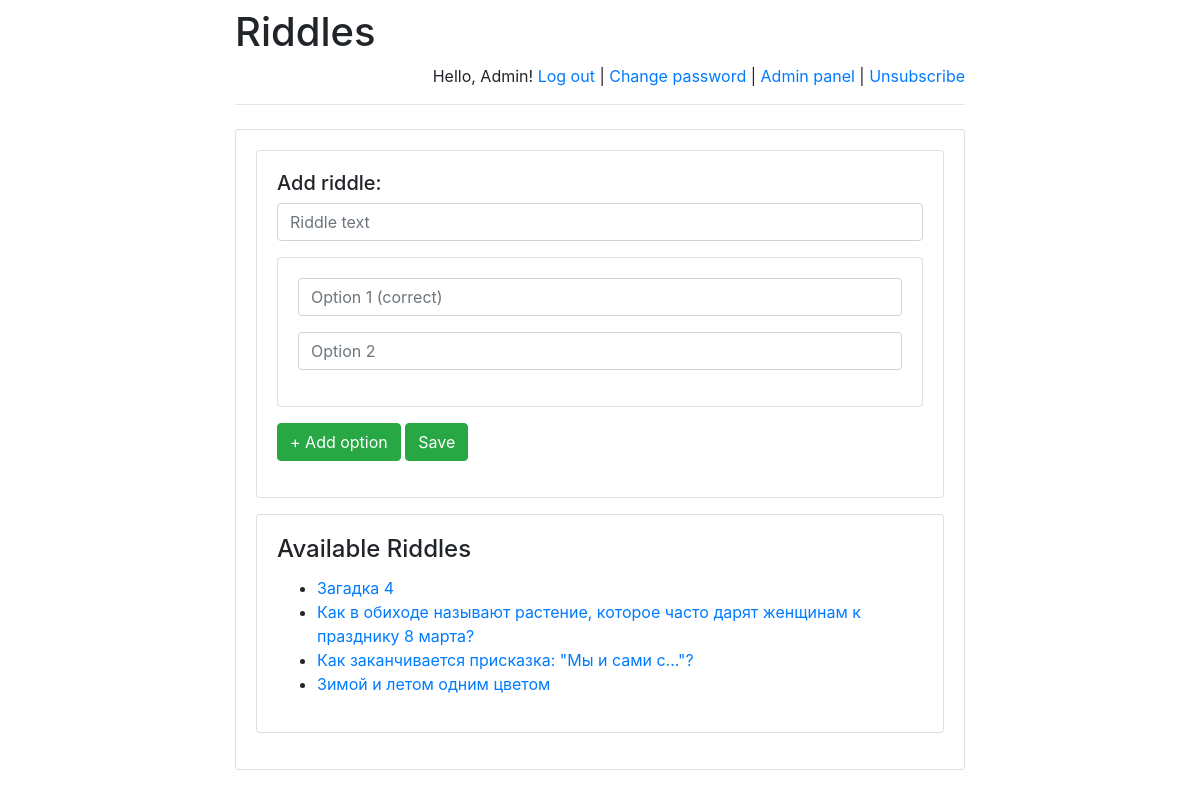
Page /riddles/admin/ (signed in) on the earlier database version.
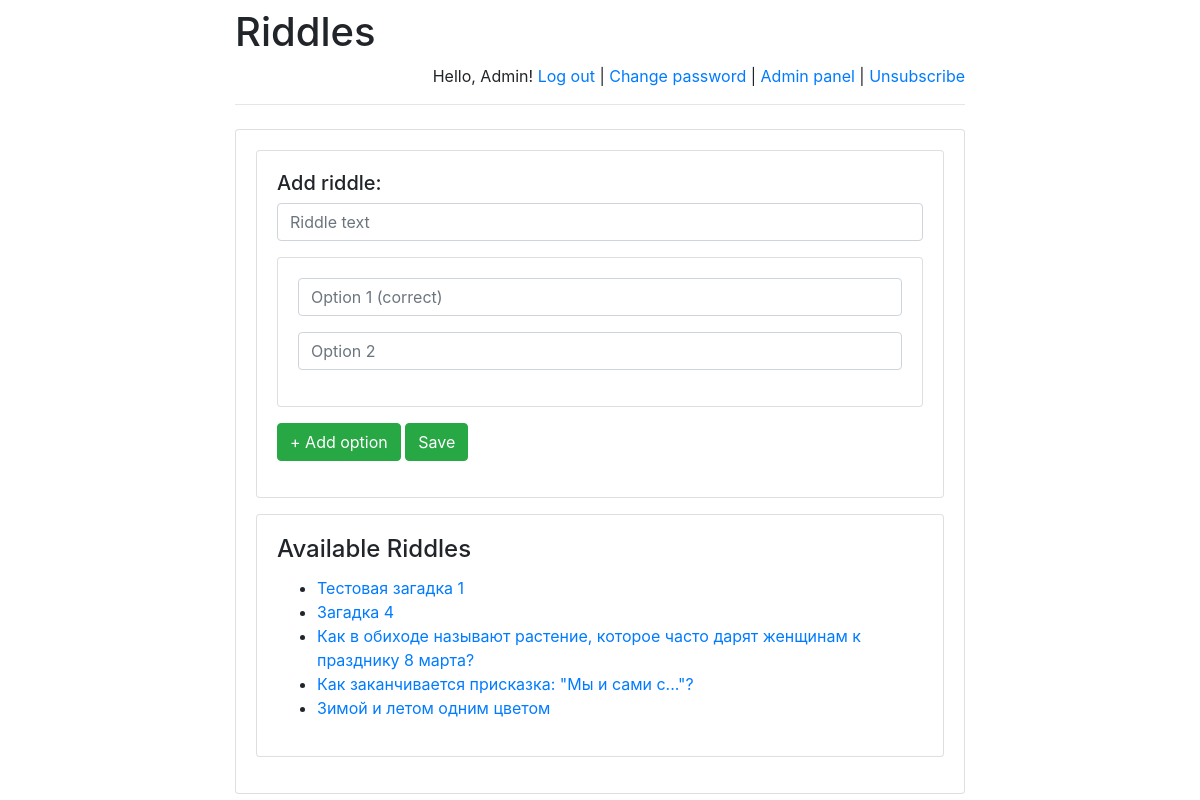
Same page on the later database version.
### riddles/models.py (models this page shows)
class Riddle(models.Model):
    riddle_text = models.CharField(max_length=255)
    pub_date = models.DateTimeField('date published')

### riddles/views.py (the view)
def admin(request):
    message = None
    if "message" in request.GET:
        message = request.GET["message"]
    return render(
        request,
        "admin.html",
        {
            "latest_riddles":
                Riddle.objects.order_by('-pub_date')[:5],
            "message": message,
        }
    )

### riddles/templates/admin.html (shortened to what this page needs)
<!DOCTYPE html>
<html lang="en">
<head>
</head>
<body>
{% extends 'base.html' %}
{% block main %}
    {% if user.is_staff %}
        <div class="card mb-3">
        <div class="card-body">
        <form action="../post_riddle/" method="post">
            <h5>Add riddle:</h5>
            <div class="mb-3">
                <input class="form-control"
                       placeholder="Riddle text"
                       name="text"
                       required/>
            </div>
            <div class="card mb-3">
            <div class="card-body" id="options_new">
                <div class="mb-3">
                    <input class="form-control"
                           placeholder="Option 1 (correct)"
                           name="option1"
                           required/>
                </div>
                <div class="mb-3">
                    <input class="form-control"
                           placeholder="Option 2"
                           name="option2"
                           required/>
                </div>
            </div>
            </div>
            <div class="mb-3">
                <button class="btn btn-success"
                        onclick="addOption('options_new', 0)"
                        type="button">
                    + Add option
                </button>
                <button class="btn btn-success">
                    Save
                </button>
            </div>
        </form>
        </div>
        </div>
        <div class="card mb-3">
        <div class="card-body">
        <h4 class="card-title">Available Riddles</h4>
        {% if latest_riddles %}
            <ul>
                {% for riddle in latest_riddles %}
                    <li>
                        <a href="/riddles/{{ riddle.id }}/">
                            {{ riddle.riddle_text }}
                        </a>
                    </li>
                {% endfor %}
            </ul>
        {% else %}
            <p>No riddles are available right now.</p>
        {% endif %}
        </div>
        </div>
    {% else %}
        <h4>Access denied.</h4>
    {% endif %}
{% endblock %}

### riddles/templates/base.html (shortened to what this page needs)
<!doctype html>
<html lang="en">
<head>
    <link rel="stylesheet"
href="https://stackpath.bootstrapcdn.com/bootstrap/4.1.3/css/bootstrap.min.css">
</head>
<body>
<div class="container">
    <div class="row justify-content-center">
        <div class="col-8">
            <h1 class="mt-2">Riddles</h1>
            {% if user.is_authenticated %}
<p class="text-right">
    Hello, {{ user.username }}!
    <a href="/riddles/logout">Log out</a> |
    <a href="/riddles/password-change">Change password</a>
    {% if user.is_staff %}
        | <a href="/riddles/admin">Admin panel</a>
    {% endif %}
    {% if user.email == '' %}
        | <a href="/riddles/subscribe">Subscribe</a>
    {% else %}
        | <a href="/riddles/unsubscribe">Unsubscribe</a>
    {% endif %}
</p>
            {% else %}
                <p class="text-right">
                    <a href="/riddles/login">Log in</a> |
                    <a href="/riddles/register">Register</a>
                </p>
            {% endif %}
            <hr class="mt-0 mb-4">
            <div class="card">
                <div class="card-body">
                    {% block main %}
                    {% endblock %}
                </div>
            </div>
        </div>
    </div>
</div>
</body>
</html>

Differences in the rows shown:
added Riddle: riddle_text "Тестовая загадка 1"
